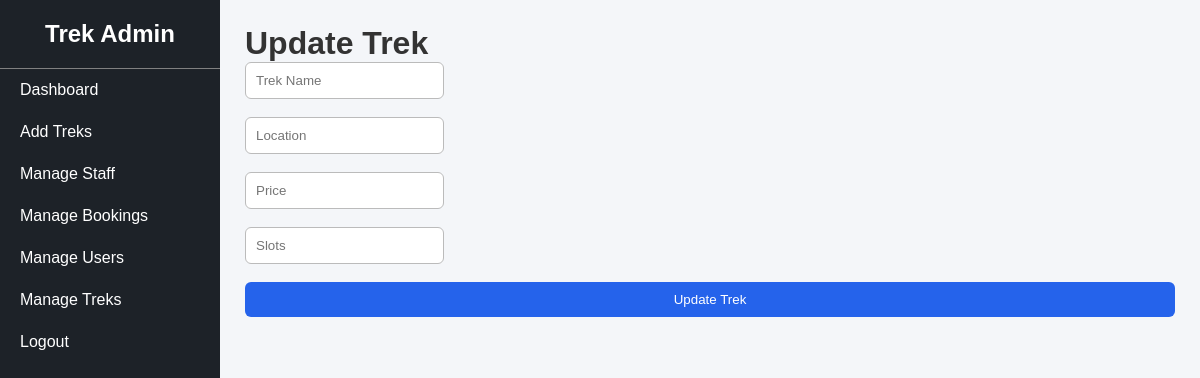
The app's page /update_trek/4 (signed in), older data.
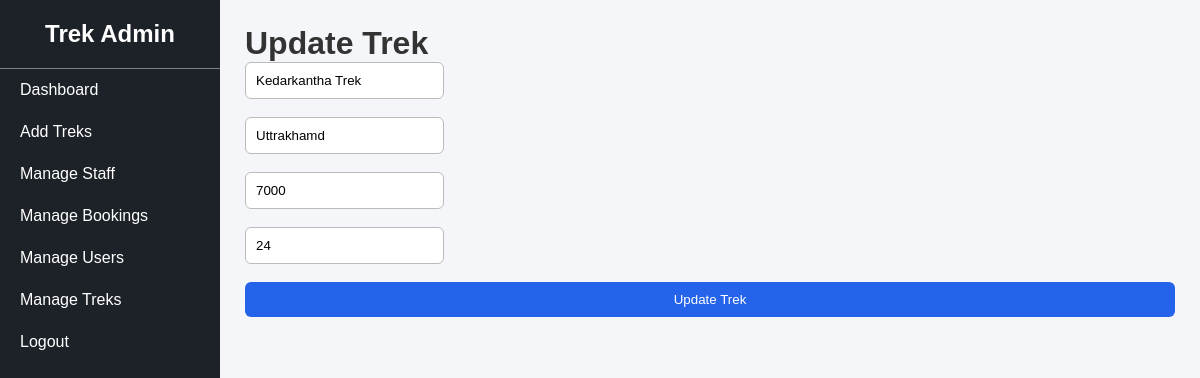
The same page, newer data.
### tables this page shows
CREATE TABLE treks(
                 id INTEGER PRIMARY KEY AUTOINCREMENT,
                 name TEXT NOT NULL,
                 location TEXT NOT NULL,
                 price INTEGER NOT NULL,
                 slots INTEGER NOT NULL,
                 difficulty TEXT NOT NULL,
                 duration INTEGER NOT NULL,
                 status TEXT NOT NULL DEFAULT 'Open',
                 assigned_staffID INTEGER NOT NULL,
                 start_date DATE ,
                 end_date DATE ,
                 description TEXT ,
                 FOREIGN KEY (assigned_staffID) REFERENCES staff(id)
                 );

### app.py (the view, shortened to what this page needs)
@app.route("/update_trek/<int:trek_id>", methods=["GET", "POST"])
def update_trek(trek_id):
    if "user" not in session or session["user"] != "admin":
        return redirect("/login")
    conn = get_db_connnection()
    trek = conn.execute(
        "SELECT * FROM treks WHERE id = ?",
        (trek_id,)
    ).fetchone()
    conn.close()
    return render_template("update_trek.html", trek=trek)

### app.py (called while the page is built)
def get_db_connnection():
    conn = sqlite3.connect("database.db")
    conn.row_factory =sqlite3.Row
    return conn

### templates/update_trek.html
{% extends "admin_base.html" %}
{% block content %}
<h1>Update Trek</h1>
<form method="POST">
    <input type="text"
           name="name"
           value="{{ trek['name'] }}"
           placeholder="Trek Name">
    <br><br>
    <input type="text"
           name="location"
           value="{{ trek['location'] }}"
           placeholder="Location">
    <br><br>
    <input type="number"
           name="price"
           value="{{ trek['price'] }}"
           placeholder="Price">
    <br><br>
    <input type="number"
           name="slots"
           value="{{ trek['slots'] }}"
           placeholder="Slots">
    <br><br>
    <button type="submit" class="btn">
        Update Trek
    </button>
</form>
{% endblock %}

Row changes from the older to the newer data that the page shows:
added treks: name "Kedarkantha Trek", location "Uttrakhamd", price "7000", slots "24"
